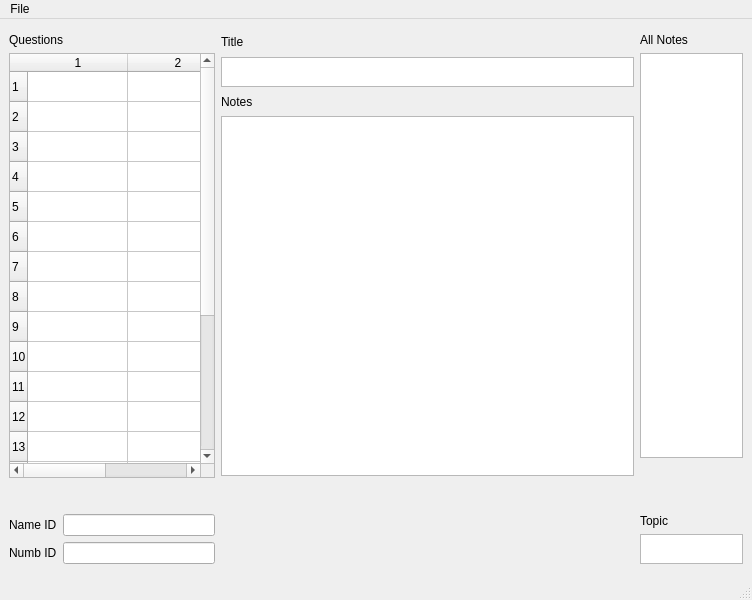
<?xml version="1.0" encoding="UTF-8"?>
<ui version="4.0">
 <class>MainWindow</class>
 <widget class="QMainWindow" name="MainWindow">
  <property name="geometry">
   <rect>
    <x>0</x>
    <y>0</y>
    <width>752</width>
    <height>600</height>
   </rect>
  </property>
  <property name="windowTitle">
   <string>MainWindow</string>
  </property>
  <widget class="QWidget" name="centralwidget">
   <layout class="QHBoxLayout" name="horizontalLayout" stretch="2,4,1">
    <item>
     <layout class="QVBoxLayout" name="c1VerticalLayout">
      <property name="topMargin">
       <number>5</number>
      </property>
      <property name="bottomMargin">
       <number>5</number>
      </property>
      <item>
       <widget class="QLabel" name="questionLabel">
        <property name="text">
         <string>Questions</string>
        </property>
       </widget>
      </item>
      <item>
       <widget class="QTableWidget" name="quesTableWidget">
        <property name="rowCount">
         <number>20</number>
        </property>
        <property name="columnCount">
         <number>2</number>
        </property>
        <row/>
        <row/>
        <row/>
        <row/>
        <row/>
        <row/>
        <row/>
        <row/>
        <row/>
        <row/>
        <row/>
        <row/>
        <row/>
        <row/>
        <row/>
        <row/>
        <row/>
        <row/>
        <row/>
        <row/>
        <column/>
        <column/>
       </widget>
      </item>
      <item>
       <spacer name="c1VerticalSpacer">
        <property name="orientation">
         <enum>Qt::Vertical</enum>
        </property>
        <property name="sizeType">
         <enum>QSizePolicy::Preferred</enum>
        </property>
        <property name="sizeHint" stdset="0">
         <size>
          <width>20</width>
          <height>30</height>
         </size>
        </property>
       </spacer>
      </item>
      <item>
       <layout class="QHBoxLayout" name="nameHorizontalLayout">
        <item>
         <widget class="QLabel" name="nameLabel">
          <property name="text">
           <string>Name ID</string>
          </property>
         </widget>
        </item>
        <item>
         <widget class="QLineEdit" name="nameLineEdit"/>
        </item>
       </layout>
      </item>
      <item>
       <layout class="QHBoxLayout" name="numHorizontalLayout">
        <item>
         <widget class="QLabel" name="idLabel">
          <property name="text">
           <string>Numb ID</string>
          </property>
         </widget>
        </item>
        <item>
         <widget class="QLineEdit" name="idLineEdit"/>
        </item>
       </layout>
      </item>
     </layout>
    </item>
    <item>
     <layout class="QVBoxLayout" name="c2VerticalLayout" stretch="1,1,1,50,5">
      <property name="topMargin">
       <number>5</number>
      </property>
      <property name="bottomMargin">
       <number>5</number>
      </property>
      <item>
       <widget class="QLabel" name="titleLabel">
        <property name="text">
         <string>Title</string>
        </property>
       </widget>
      </item>
      <item>
       <widget class="QTextEdit" name="titleTextEdit">
        <property name="maximumSize">
         <size>
          <width>16777215</width>
          <height>30</height>
         </size>
        </property>
       </widget>
      </item>
      <item>
       <widget class="QLabel" name="notesLabel">
        <property name="text">
         <string>Notes</string>
        </property>
       </widget>
      </item>
      <item>
       <widget class="QTextEdit" name="notesTextEdit">
        <property name="maximumSize">
         <size>
          <width>16777215</width>
          <height>360</height>
         </size>
        </property>
       </widget>
      </item>
      <item>
       <spacer name="verticalSpacer_3">
        <property name="orientation">
         <enum>Qt::Vertical</enum>
        </property>
        <property name="sizeHint" stdset="0">
         <size>
          <width>20</width>
          <height>40</height>
         </size>
        </property>
       </spacer>
      </item>
     </layout>
    </item>
    <item>
     <layout class="QVBoxLayout" name="c3VerticalLayout" stretch="0,0,0,0,0">
      <property name="topMargin">
       <number>5</number>
      </property>
      <property name="bottomMargin">
       <number>5</number>
      </property>
      <item>
       <widget class="QLabel" name="allNLabel">
        <property name="text">
         <string>All Notes</string>
        </property>
       </widget>
      </item>
      <item>
       <widget class="QListWidget" name="allNoteListWidget"/>
      </item>
      <item>
       <spacer name="verticalSpacer_2">
        <property name="orientation">
         <enum>Qt::Vertical</enum>
        </property>
        <property name="sizeType">
         <enum>QSizePolicy::Preferred</enum>
        </property>
        <property name="sizeHint" stdset="0">
         <size>
          <width>20</width>
          <height>50</height>
         </size>
        </property>
       </spacer>
      </item>
      <item>
       <widget class="QLabel" name="topicLabel">
        <property name="text">
         <string>Topic</string>
        </property>
       </widget>
      </item>
      <item>
       <widget class="QTextEdit" name="topicTextEdit">
        <property name="maximumSize">
         <size>
          <width>16777215</width>
          <height>30</height>
         </size>
        </property>
       </widget>
      </item>
     </layout>
    </item>
   </layout>
  </widget>
  <widget class="QMenuBar" name="menubar">
   <property name="geometry">
    <rect>
     <x>0</x>
     <y>0</y>
     <width>752</width>
     <height>21</height>
    </rect>
   </property>
   <widget class="QMenu" name="menuFile">
    <property name="title">
     <string>File</string>
    </property>
   </widget>
   <addaction name="menuFile"/>
  </widget>
  <widget class="QStatusBar" name="statusbar"/>
 </widget>
 <resources/>
 <connections/>
</ui>
